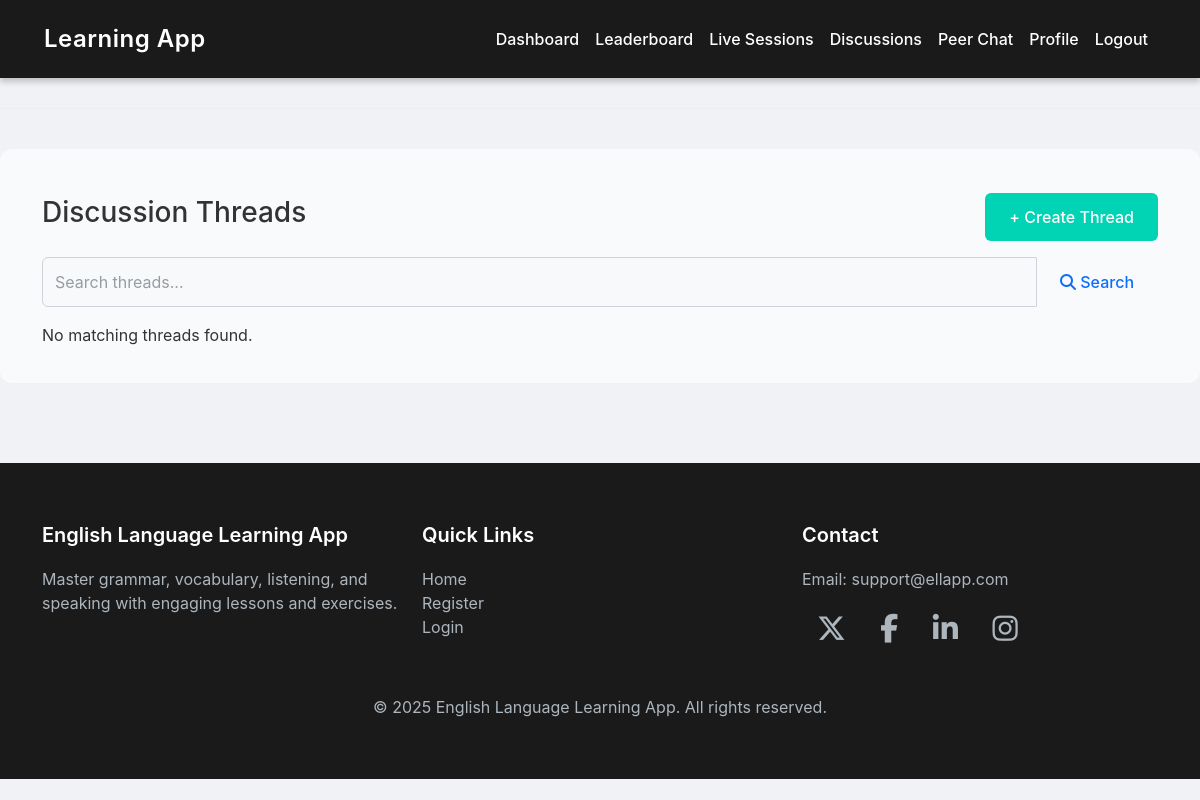
Page /threads/ (signed in) on the earlier database version.
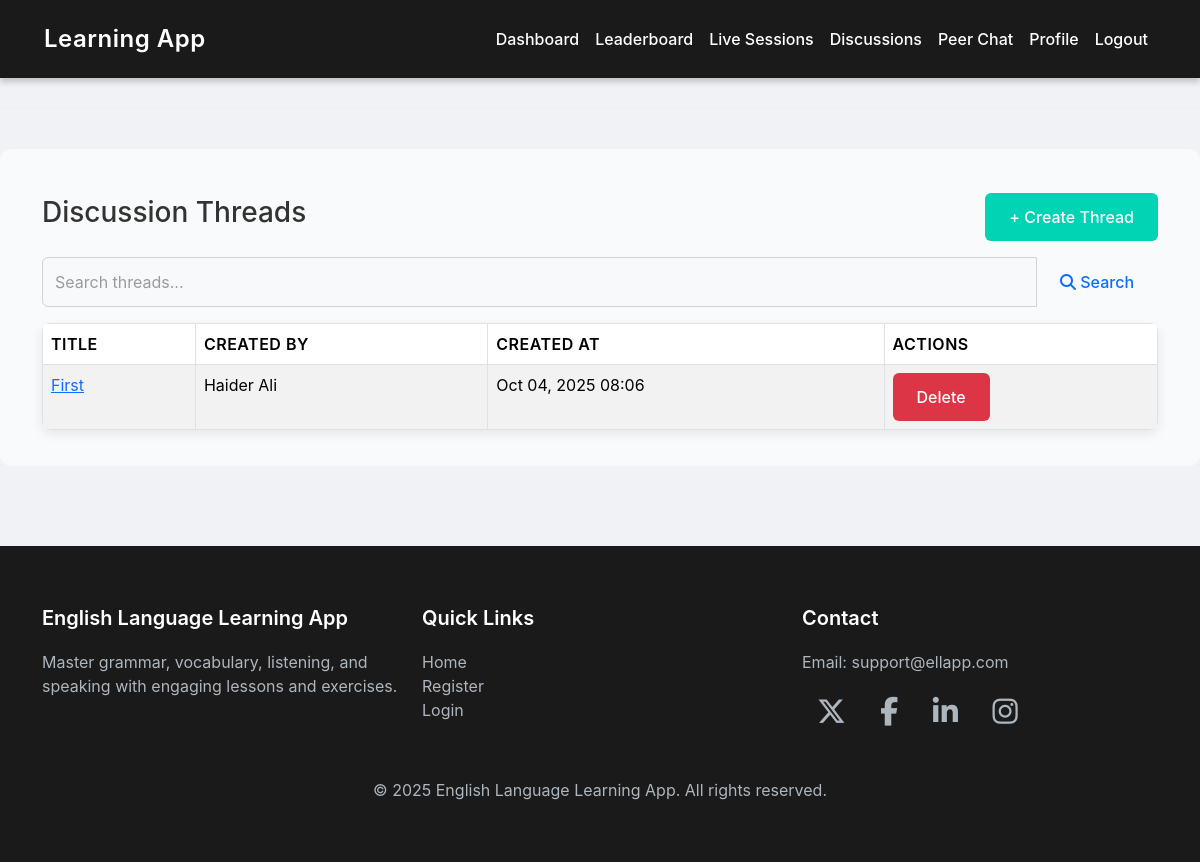
Same page on the later database version.
### myapp/models.py (models this page shows, shortened)
class DiscussionThread(models.Model):
    title = models.CharField(max_length=200)
    description = models.TextField(blank=True, null=True)
    created_by = models.ForeignKey(
        UserRegister,
        on_delete=models.CASCADE,
        related_name='created_threads'
    )
    created_at = models.DateTimeField(auto_now_add=True)

class UserRegister(models.Model):
    ROLE_CHOICES = [
        ('teacher', 'Teacher'),
        ('student', 'Student'),
    ]
    GENDER_CHOICES = [
        ('male', 'Male'),
        ('female', 'Female'),
        ('other', 'Other'),
    ]
    STATUS_CHOICES = [
        ('active', 'Active'),
        ('inactive', 'Inactive'),
    ]
    full_name = models.CharField(max_length=100)
    email = models.EmailField(unique=True)
    password = models.CharField(max_length=255)  # store hashed password
    role = models.CharField(max_length=10, choices=ROLE_CHOICES)
    gender = models.CharField(max_length=10, choices=GENDER_CHOICES, null=True, blank=True)
    dob = models.DateField(null=True, blank=True)
    profile_picture = models.ImageField(upload_to='profiles/', null=True, blank=True)
    phone = models.CharField(max_length=20, null=True, blank=True)
    bio = models.TextField(null=True, blank=True)
    country = models.CharField(max_length=100, null=True, blank=True)
    city = models.CharField(max_length=100, null=True, blank=True)
    status = models.CharField(max_length=10, choices=STATUS_CHOICES, default='active')
    created_at = models.DateTimeField(auto_now_add=True)
    updated_at = models.DateTimeField(auto_now=True)

### myapp/views.py (the view)
# urls.py: path('threads/', views.thread_list, name='thread_list'),
def thread_list(request):
    if request.session.get('user_role') != 'student':
        messages.error(request, "Unauthorized access")
        return redirect('login')
    query = request.GET.get('q', '').strip()
    threads = DiscussionThread.objects.all().order_by('-created_at')
    if query:
        threads = threads.filter(
            Q(title__icontains=query) |
            Q(description__icontains=query) |
            Q(created_by__username__icontains=query)
        )
    return render(request, 'forum/thread_list.html', {'threads': threads})

### templates/forum/thread_list.html
{% extends 'base.html' %}
{% block content %}
<div class="container mt-4">
    <div class="d-flex justify-content-between align-items-center mb-3">
        <h3>Discussion Threads</h3>
        <a href="{% url 'thread_create' %}" class="btn btn-primary">+ Create Thread</a>
    </div>
    <form method="get" class="mb-3">
        <div class="input-group">
            <input type="text" name="q" class="form-control" placeholder="Search threads..."
                   value="{{ request.GET.q }}">
            <button class="btn btn-outline-primary" type="submit">
                <i class="fas fa-search"></i> Search
            </button>
        </div>
    </form>
    {% if threads %}
    <table class="table table-striped table-bordered">
        <thead>
            <tr>
                <th>Title</th>
                <th>Created By</th>
                <th>Created At</th>
                <th>Actions</th>
            </tr>
        </thead>
        <tbody>
            {% for t in threads %}
            <tr>
                <td>
                    <a href="{% url 'thread_detail' t.pk %}">{{ t.title }}</a>
                </td>
               <td>{{ t.created_by.full_name }}</td>
                <td>{{ t.created_at|date:"M d, Y H:i" }}</td>
                <td>
                    {% if t.created_by.id == request.session.user_id %}
                    <a href="{% url 'thread_delete' t.pk %}" class="btn btn-sm btn-danger">Delete</a>
                    {% endif %}
                </td>
            </tr>
            {% endfor %}
        </tbody>
    </table>
    {% else %}
    <p>No matching threads found.</p>
    {% endif %}
</div>
{% endblock %}

Differences in the rows shown:
added DiscussionThread: title "First", created_by.full_name "Haider Ali", created_at "Oct 04, 2025 08:06", shows "Delete"
Other differences:
text no longer shown: "No matching threads found."
text now shown: "TITLE CREATED BY CREATED AT ACTIONS"
